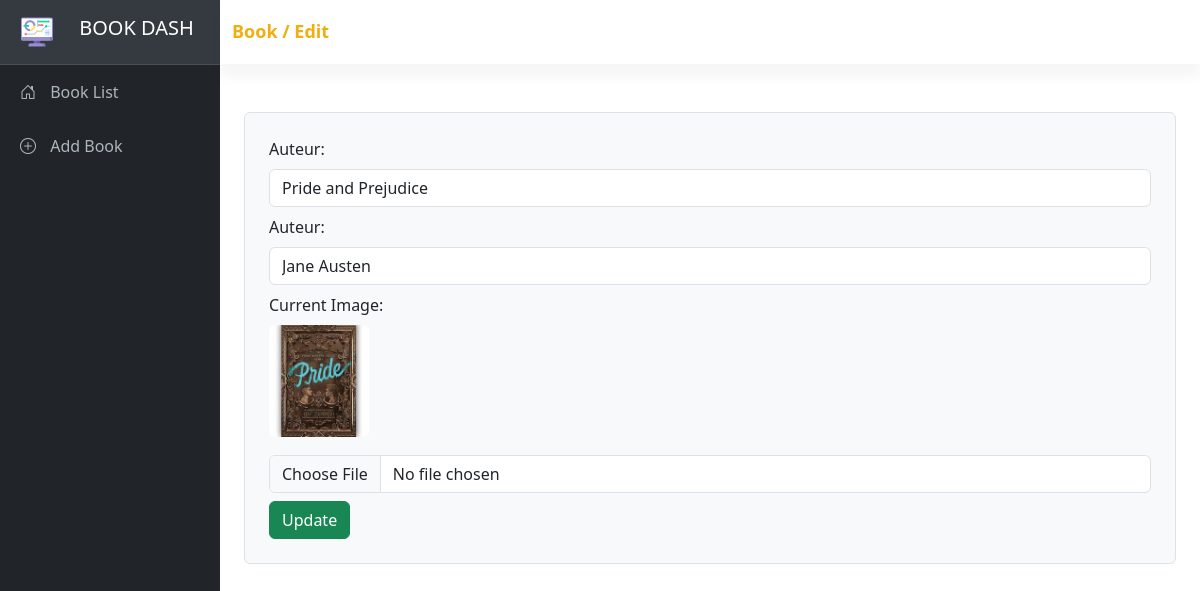
Page /index.php?book/edit&id=4 on the committed database.
### tables this page shows
CREATE TABLE IF NOT EXISTS `books` (
  `id` int NOT NULL AUTO_INCREMENT,
  `title` varchar(255) NOT NULL,
  `author` varchar(255) NOT NULL,
  `image` text,
  PRIMARY KEY (`id`)
);

### controllers/BookController.php (called while the page is built, shortened)
<?php
require_once 'models/Book.php';
class BookController
{
    private $bookModel;
    public function __construct()
    {
        $this->bookModel = new Book();
    }
    public function edit(int $id)
    {
        $book = $this->bookModel->getById($id);
        require 'views/books/edit.php';
    }
}

### models/Book.php (called while the page is built, shortened)
<?php
require_once 'config/database.php';
require_once 'helpers/UploadHelper.php';
class Book
{
    private $conn;
    private $table = 'books';
    public function __construct()
    {
        $database = new Database();
        $this->conn = $database->getConnection();
    }
    public function getById($id)
    {
        $query = "SELECT * FROM " . $this->table . " WHERE id = :id";
        $stmt = $this->conn->prepare($query);
        $stmt->bindParam(':id', $id);
        $stmt->execute();
        return $stmt->fetch(PDO::FETCH_ASSOC);
    }
}

### config/database.php (called while the page is built, shortened)
<?php
class Database
{
    private $host = 'localhost';
    private $db_name = 'bookmvc';
    private $username = 'root';
    private $password = '';
    public function getConnection()
    {
        $this->conn = null;
        try {
            $this->conn = new PDO("mysql:host=" . $this->host . ";dbname=" . $this->db_name, $this->username, $this->password);
            $this->conn->setAttribute(PDO::ATTR_ERRMODE, PDO::ERRMODE_EXCEPTION);
        } catch (PDOException $exception) {
            echo "Connection error: " . $exception->getMessage();
        }
        return $this->conn;
    }
}

### helpers/UploadHelper.php (called while the page is built, shortened)
<?php
class UploadHelper
{
    public function __construct($uploadDir = __DIR__ . '/../uploads/')
    {
        $this->uploadDir = $uploadDir;
    }
}

### views/books/edit.php (the view, shortened to what this page needs)
<!DOCTYPE html>
<html lang="en">
<head>
</head>
<body>
    <div class="container mt-5">
        <form action="/bookmvc/index.php?book/update&id=<?php echo $book['id']; ?>" method="POST" enctype="multipart/form-data" class="p-4 border rounded bg-light">
            <div class="mb-2">
                <label for="title" class="form-label">Auteur:</label>
                <input type="text" id="title" name="title" value="<?php echo htmlspecialchars($book['title']); ?>" class="form-control" required>
            </div>
            <div class="mb-2">
                <label for="author" class="form-label">Auteur:</label>
                <input type="text" id="author" name="author" value="<?php echo htmlspecialchars($book['author']); ?>" class="form-control" required>
            </div>
            <div class="mb-2">
                <label for="image" class="form-label">Current Image:</label><br>
                <?php if (!empty($book['image'])): ?>
                    <img src="/bookmvc/uploads/book_image/<?php echo htmlspecialchars($book['image']); ?>" alt="<?php echo htmlspecialchars($book['title']); ?>" class="rounded" style="width: 100px; height: auto; margin-bottom: 10px;">
                <?php else: ?>
                    <p>No image available.</p>
                <?php endif; ?>
                <input type="file" id="image" name="image" class="form-control mt-2">
            </div>
            <button type="submit" class="btn btn-success">Update</button>
        </form>
    </div>
</body>
</html>

### assets/css/style.css (style rules this page uses)
body, .parent { height: 100vh !important; }

### rows in the picture
books: title "Pride and Prejudice", author "Jane Austen", image (picture)

### other values in the picture
$routeDisplay "Book / Edit"
